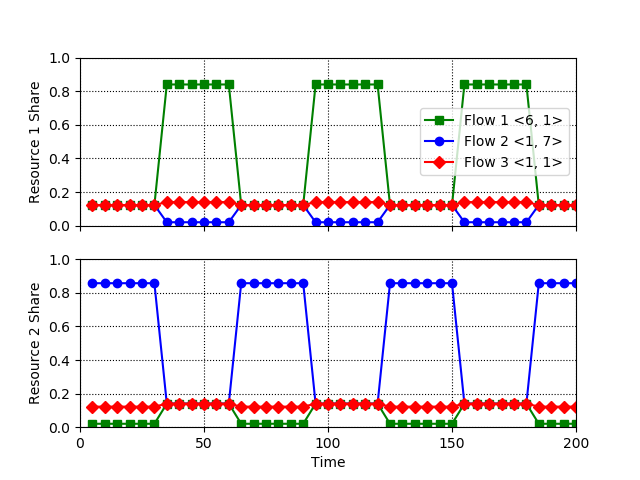

The script that saved this image:
import numpy as np
import matplotlib.pyplot as plt
import copy
import math

def lcm(x, y):  
    return abs(x * y) // math.gcd(x, y)

# Given the resource profile of each job, and bottleneck resource
# Return the resource share of each job
def BFScheduler(profiles, bottleneck):
    numSrc = len(profiles[0])
    curProfiles = copy.deepcopy(profiles)
    lcm_src = 1
    for profile in curProfiles:
        lcm_src = lcm(lcm_src, profile[bottleneck])
    for profile in curProfiles:
        times = lcm_src / profile[bottleneck]
        for i in range(numSrc):
            profile[i] = profile[i] * times
    total = max([sum([profile[i] for profile in curProfiles]) for i in range(numSrc)])
    share = []
    for profile in curProfiles:
        src = [source / total for source in profile]
        share.append(src)
    return share

def BFSimulator(profiles):
    numJob, numSrc = len(profiles), len(profiles[0])
    bottleneck = 0
    # Test for 200 seconds with statistics collected per 5 seconds
    numData = 40
    statistics = np.zeros((numSrc, numJob, numData))
    for i in range(numData):
        # Change bottleneck every 30 secs as stated in the paper
        if i != 0 and i % 6 == 0:
            bottleneck = bottleneck + 1
            if bottleneck == numSrc:
                bottleneck = 0
        share = BFScheduler(profiles, bottleneck)
        for jobIndex in range(numJob):
            for srcIndex in range(numSrc):
                statistics[srcIndex][jobIndex][i] = share[jobIndex][srcIndex]
    return statistics

def plotFigure(datapoints, labels, figureName):
    numSrc, numJob, _ = datapoints.shape
    _fig, axs = plt.subplots(numSrc, 1)
    x = np.arange(5, 205, 5)
    jobStyle = ['gs-', 'bo-', 'rD-']
    for srcIndex in range(numSrc):
        for jobIndex in range(numJob):
            axs[srcIndex].plot(x, datapoints[srcIndex][jobIndex], jobStyle[jobIndex], label=labels[jobIndex])
        axs[srcIndex].set(xlabel='Time', ylabel='Resource ' + str(srcIndex + 1) + ' Share')
        axs[srcIndex].grid(ls=':', color='black')
        axs[srcIndex].set_xlim([0, 200])
        axs[srcIndex].set_ylim([0, 1.0])
        axs[srcIndex].set_xticks([0, 50, 100, 150, 200])
    axs[0].legend()
    for ax in axs.flat:
        ax.label_outer()
    plt.savefig(figureName)
   
plotFigure(BFSimulator([[6, 1], [1, 7], [1, 1]]), ['Flow 1 <6, 1>', 'Flow 2 <1, 7>', 'Flow 3 <1, 1>'], 'figure_5.png')
        